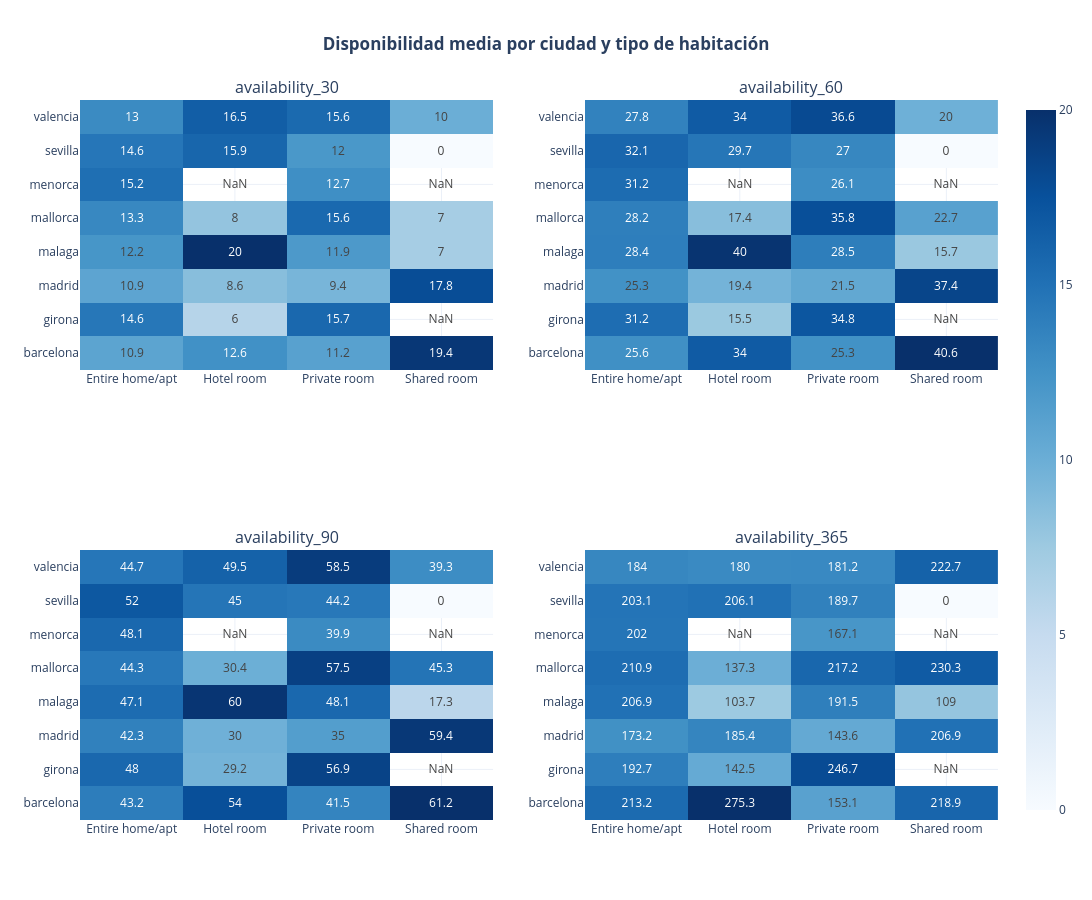

The notebook cell saved with this chart:
### Markdown cell above
## 06 · Disponibilidad por ciudad y tipo de habitación

Bajamos un nivel de granularidad: ¿se comportan igual los apartamentos enteros que las habitaciones privadas? Esto importa porque las decisiones de inventario y promoción se toman por **segmento**, no solo por ciudad.

### Code cell
horizontes = ["availability_30", "availability_60", "availability_90", "availability_365"]

fig = make_subplots(rows=2, cols=2, subplot_titles=horizontes)

row, col = 1, 1
for h in horizontes:
    tabla = df_operaciones.pivot_table(
        index="city",
        columns="room_type",
        values=h,
        aggfunc="mean"
    )

    fig.add_trace(
        go.Heatmap(
            z=tabla.values,
            x=tabla.columns,
            y=tabla.index,
            colorscale="Blues",
            showscale=True if (row == 1 and col == 1) else False,
            text=tabla.round(1).values,
            texttemplate='%{text}'
        ),
        row=row, col=col
    )

    col += 1
    if col == 3:
        col = 1
        row += 1

fig.update_layout(
    title="<b>Disponibilidad media por ciudad y tipo de habitación</b>",
    title_x=0.5,
    width=1100, height=900,
    template="plotly_white"
)
fig.show()

### Figure 1 — Plotly figure (JSON) as saved in the notebook; plotly's stock layout.template omitted (floating-point values rounded to 4 significant figures)
{"data": [{"colorscale": [[0, "rgb(247,251,255)"], [0.125, "rgb(222,235,247)"], [0.25, "rgb(198,219,239)"], [0.375, "rgb(158,202,225)"], [0.5, "rgb(107,174,214)"], [0.625, "rgb(66,146,198)"], [0.75, "rgb(33,113,181)"], [0.875, "rgb(8,81,156)"], [1, "rgb(8,48,107)"]], "showscale": true, "text": [[10.9, 12.6, 11.2, 19.4], [14.6, 6.0, 15.7, NaN], [10.9, 8.6, 9.4, 17.8], [12.2, 20.0, 11.9, 7.0], [13.3, 8.0, 15.6, 7.0], [15.2, NaN, 12.7, NaN], [14.6, 15.9, 12.0, 0.0], [13.0, 16.5, 15.6, 10.0]], "texttemplate": "%{text}", "type": "heatmap", "x": ["Entire home/apt", "Hotel room", "Private room", "Shared room"], "xaxis": "x", "y": ["barcelona", "girona", "madrid", "malaga", "mallorca", "menorca", "sevilla", "valencia"], "yaxis": "y", "z": [[10.89, 12.57, 11.16, 19.44], [14.57, 6.0, 15.67, NaN], [10.86, 8.6, 9.362, 17.8], [12.17, 20.0, 11.85, 7.0], [13.29, 8.0, 15.65, 7.0], [15.16, NaN, 12.7, NaN], [14.62, 15.86, 12.0, 0.0], [13.04, 16.5, 15.56, 10.0]]}, {"colorscale": [[0, "rgb(247,251,255)"], [0.125, "rgb(222,235,247)"], [0.25, "rgb(198,219,239)"], [0.375, "rgb(158,202,225)"], [0.5, "rgb(107,174,214)"], [0.625, "rgb(66,146,198)"], [0.75, "rgb(33,113,181)"], [0.875, "rgb(8,81,156)"], [1, "rgb(8,48,107)"]], "showscale": false, "text": [[25.6, 34.0, 25.3, 40.6], [31.2, 15.5, 34.8, NaN], [25.3, 19.4, 21.5, 37.4], [28.4, 40.0, 28.5, 15.7], [28.2, 17.4, 35.8, 22.7], [31.2, NaN, 26.1, NaN], [32.1, 29.7, 27.0, 0.0], [27.8, 34.0, 36.6, 20.0]], "texttemplate": "%{text}", "type": "heatmap", "x": ["Entire home/apt", "Hotel room", "Private room", "Shared room"], "xaxis": "x2", "y": ["barcelona", "girona", "madrid", "malaga", "mallorca", "menorca", "sevilla", "valencia"], "yaxis": "y2", "z": [[25.63, 34.0, 25.32, 40.61], [31.16, 15.5, 34.81, NaN], [25.33, 19.4, 21.46, 37.4], [28.42, 40.0, 28.53, 15.67], [28.23, 17.43, 35.8, 22.67], [31.25, NaN, 26.1, NaN], [32.13, 29.71, 27.03, 0.0], [27.81, 34.0, 36.61, 20.0]]}, {"colorscale": [[0, "rgb(247,251,255)"], [0.125, "rgb(222,235,247)"], [0.25, "rgb(198,219,239)"], [0.375, "rgb(158,202,225)"], [0.5, "rgb(107,174,214)"], [0.625, "rgb(66,146,198)"], [0.75, "rgb(33,113,181)"], [0.875, "rgb(8,81,156)"], [1, "rgb(8,48,107)"]], "showscale": false, "text": [[43.2, 54.0, 41.5, 61.2], [48.0, 29.2, 56.9, NaN], [42.3, 30.0, 35.0, 59.4], [47.1, 60.0, 48.1, 17.3], [44.3, 30.4, 57.5, 45.3], [48.1, NaN, 39.9, NaN], [52.0, 45.0, 44.2, 0.0], [44.7, 49.5, 58.5, 39.3]], "texttemplate": "%{text}", "type": "heatmap", "x": ["Entire home/apt", "Hotel room", "Private room", "Shared room"], "xaxis": "x3", "y": ["barcelona", "girona", "madrid", "malaga", "mallorca", "menorca", "sevilla", "valencia"], "yaxis": "y3", "z": [[43.17, 54.0, 41.52, 61.22], [48.0, 29.25, 56.88, NaN], [42.27, 30.0, 35.03, 59.4], [47.12, 60.0, 48.09, 17.33], [44.29, 30.43, 57.46, 45.33], [48.14, NaN, 39.9, NaN], [51.96, 45.0, 44.2, 0.0], [44.68, 49.5, 58.45, 39.33]]}, {"colorscale": [[0, "rgb(247,251,255)"], [0.125, "rgb(222,235,247)"], [0.25, "rgb(198,219,239)"], [0.375, "rgb(158,202,225)"], [0.5, "rgb(107,174,214)"], [0.625, "rgb(66,146,198)"], [0.75, "rgb(33,113,181)"], [0.875, "rgb(8,81,156)"], [1, "rgb(8,48,107)"]], "showscale": false, "text": [[213.2, 275.3, 153.1, 218.9], [192.7, 142.5, 246.7, NaN], [173.2, 185.4, 143.6, 206.9], [206.9, 103.7, 191.5, 109.0], [210.9, 137.3, 217.2, 230.3], [202.0, NaN, 167.1, NaN], [203.1, 206.1, 189.7, 0.0], [184.0, 180.0, 181.2, 222.7]], "texttemplate": "%{text}", "type": "heatmap", "x": ["Entire home/apt", "Hotel room", "Private room", "Shared room"], "xaxis": "x4", "y": ["barcelona", "girona", "madrid", "malaga", "mallorca", "menorca", "sevilla", "valencia"], "yaxis": "y4", "z": [[213.2, 275.3, 153.1, 218.9], [192.7, 142.5, 246.7, NaN], [173.2, 185.4, 143.6, 206.9], [206.9, 103.7, 191.5, 109.0], [210.9, 137.3, 217.2, 230.3], [202.0, NaN, 167.1, NaN], [203.1, 206.1, 189.7, 0.0], [184.0, 180.0, 181.2, 222.7]]}], "layout": {"annotations": [{"font": {"size": 16}, "showarrow": false, "text": "availability_30", "x": 0.225, "xanchor": "center", "xref": "paper", "y": 1, "yanchor": "bottom", "yref": "paper"}, {"font": {"size": 16}, "showarrow": false, "text": "availability_60", "x": 0.775, "xanchor": "center", "xref": "paper", "y": 1, "yanchor": "bottom", "yref": "paper"}, {"font": {"size": 16}, "showarrow": false, "text": "availability_90", "x": 0.225, "xanchor": "center", "xref": "paper", "y": 0.375, "yanchor": "bottom", "yref": "paper"}, {"font": {"size": 16}, "showarrow": false, "text": "availability_365", "x": 0.775, "xanchor": "center", "xref": "paper", "y": 0.375, "yanchor": "bottom", "yref": "paper"}], "height": 900, "title": {"text": "<b>Disponibilidad media por ciudad y tipo de habitación</b>", "x": 0.5}, "width": 1100, "xaxis": {"anchor": "y", "domain": [0, 0.45]}, "xaxis2": {"anchor": "y2", "domain": [0.55, 1]}, "xaxis3": {"anchor": "y3", "domain": [0, 0.45]}, "xaxis4": {"anchor": "y4", "domain": [0.55, 1]}, "yaxis": {"anchor": "x", "domain": [0.625, 1]}, "yaxis2": {"anchor": "x2", "domain": [0.625, 1]}, "yaxis3": {"anchor": "x3", "domain": [0, 0.375]}, "yaxis4": {"anchor": "x4", "domain": [0, 0.375]}}}
